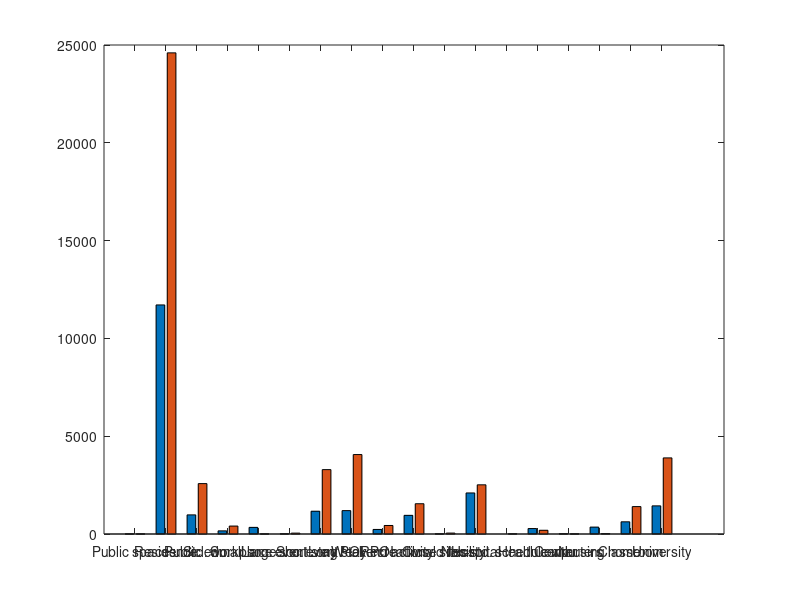

The MATLAB source for this figure: (Note: this script raises an error after producing the figure.)
close all;
%%Wave 1
%    'Age group distribution'

avg_age_1 = 1.0e+03 * [2.6926    2.4721    3.2874    3.6321    2.7835    3.0342    2.0692    1.1715    0.7583    0.0356];
std_age_1 = [217.7590  177.7702  222.3699  225.6579  196.8382  223.0577  160.7013   92.3441   48.4001    5.6241];

%    'Precondition distribution'

avg_precond_1=  1.0e+04 * [1.7633    0.1525    0.1497    0.0926    0.0356];
std_precond_1=  1.0e+03 * [1.2257    0.0959    0.1030    0.0858    0.0282];

%    'Infection locations'

avg_loc_1=  1.0e+04 * [ 0.0002    1.1711    0.0978    0.0161    0.0339    0.0008    0.1165    0.1196    0.0233    0.0954 0.0006    0.2099    0.0000    0.0279    0.0010    0.0353    0.0624    0.1439];

std_loc_1= [1.1929  846.2279   95.3936   19.5451   33.5131    8.2001   89.7438  114.5430   24.3828   98.4864 3.6916  127.1740    0.3038   36.6915    1.5317   39.2745   60.5881  140.7055];



%    'Ratio of infected agents in age groups'

avg_grp_1 = [0.1958    0.1250    0.1049    0.1256    0.1166    0.1224    0.0980    0.0882    0.0911    0.0983];
std_grp_1 = [   0.0158    0.0090    0.0071    0.0078    0.0082    0.0090    0.0076    0.0070    0.0058    0.0155];

    
%%Wave 2
%    'Age group distribution'

avg_age_2 =  1.0e+03 * [    5.8843    5.2675    7.2176    7.7090    6.8660    6.6975    2.9491    1.5195    0.9009    0.0380];
std_age_2 =    [319.0317  233.2683  378.6965  355.4831  367.6443  356.8081  235.1464  104.3527   69.3436    6.3365];

%    'Precondition distribution'
avg_precond_2 =   1.0e+04 * [    3.6882    0.2759    0.2761    0.1966    0.0681];
std_precond_2 =   1.0e+03 * [    1.8296    0.1727    0.1772    0.1301    0.0436];

%    'Infection locations'
avg_loc_2 =    1.0e+04 * [ 0.0003    2.4599    0.2577    0.0406    0.0003    0.0045    0.3292    0.4062    0.0436    0.1548 0.0047    0.2515    0.0007    0.0191    0.0004    0.0018    0.1402    0.3891];
std_loc_2 =   1.0e+03 * [    0.0019    1.3493    0.1682    0.0286    0.0025    0.0193    0.1877    0.2220    0.0381    0.1055   0.0194    0.0862    0.0040    0.0220    0.0013    0.0205    0.0733    0.3187];
	
%    'Ratio of infected agents in age groups'

avg_grp_2 = [0.4278    0.2664    0.2304    0.2666    0.2875    0.2702    0.1396    0.1144    0.1083    0.1048];
std_grp_2 = [0.0232    0.0118    0.0121    0.0123    0.0154    0.0144    0.0111    0.0079    0.0083    0.0175];

        figure; %4B
		scenarionames = {'First wave';'Second wave'};
        angle = 45;
		%avmat = [avg_loc_1./sum(avg_loc_1);avg_loc_2./sum(avg_loc_2)].*100;
		%sdmat = [std_loc_1./sum(avg_loc_1);std_loc_2./sum(avg_loc_2)].*100;
        avmat = [avg_loc_1;avg_loc_2];
		sdmat = [std_loc_1;std_loc_2];
		h = bar(avmat');
        xticks(1:size(avmat,2));
        xticklabels({'Public spaces','Residence','Public edu.','Std. workplace','Small soc. event','Large soc. event','Short stay POI','Long stay POI','Weekend activity','Recreational sites','Closed facility','Hospital','Non-std. schedule wp.','Health center','Commuters','Nursing home','Classroom','University'});
        set(h, {'DisplayName'}, scenarionames);
        hold on
        x_errorbar = zeros(1, numel(sdmat));
        for i = 1 : size(avmat,1)
            x_errorbar((i-1)*size(avmat,2)+1:i*size(avmat,2)) = h(i).XEndPoints;
        end
        h2 = errorbar(x_errorbar,reshape(avmat',1,numel(avmat)),reshape(sdmat',1,numel(sdmat)),'k','linestyle','none','HandleVisibility','off');
        hold off
        legend('Location','best')
        xtickangle(angle-15)
        ylabel('Number of infections')
        set(gca,'YScale','log')
        %ylim([0, 70]);
        title('Infections by location type')
        
        %fig4B categories
        oldgrp_avg = avmat;
        oldgrp_std = sdmat;
        figure
        newcats = {'Residence','Education','Workplace','Services','Social events','Healthcare','Elderly home'};
        newcat_grps = {[2,11],[3,17,18],[4,13],[7,8,9,10,1],[5,6],[12,14],[16]};
        avmat = zeros(length(scenarionames),size(newcats,2));
        sdmat = zeros(length(scenarionames),size(newcats,2));
        for i = 1:size(avmat,2)
            avmat(:,i) = sum(oldgrp_avg(:,newcat_grps{i}),2);
            sdmat(:,i) = sum(oldgrp_std(:,newcat_grps{i}),2);
        end
        h = bar(avmat');
        xticks(1:size(avmat,2));
        xticklabels(newcats);
        set(h, {'DisplayName'}, scenarionames);
        hold on
        x_errorbar = zeros(1, numel(sdmat));
        for i = 1 : size(avmat,1)
            x_errorbar((i-1)*size(avmat,2)+1:i*size(avmat,2)) = h(i).XEndPoints;
        end
        h2 = errorbar(x_errorbar,reshape(avmat',1,numel(avmat)),reshape(sdmat',1,numel(sdmat)),'k','linestyle','none','HandleVisibility','off');
        hold off
        legend('Location','best')
        xtickangle(angle-15)
        ylabel('Number of infections')
        set(gca,'YScale','log')
        %ylim([0, 70]);
        title('Infections by location type')
        
        

        figure;%4C
        avmat = [avg_grp_1;avg_grp_2]*100;%[avg_age_1./sum(avg_age_1);avg_age_2./sum(avg_age_2)].*100;
		sdmat = [std_grp_2;std_grp_2]*100;%[std_age_1./sum(avg_age_1);std_age_2./sum(avg_age_2)].*100;
        %avmat = [avg_age_1./sum(avg_age_1);avg_age_2./sum(avg_age_2)].*100;
		%sdmat = [std_age_1./sum(avg_age_1);std_age_2./sum(avg_age_2)].*100;
        h = bar(avmat');
        xticks(1:size(avmat,2));
        xticklabels({'0-9','10-19','20-29','30-39','40-49','50-59','60-69','70-79','80-89','90-99'});
        set(h, {'DisplayName'}, scenarionames);
        hold on
        x_errorbar = zeros(1, numel(sdmat));
        for i = 1 : size(avmat,1)
            x_errorbar((i-1)*size(avmat,2)+1:i*size(avmat,2)) = h(i).XEndPoints;
        end
        h2 = errorbar(x_errorbar,reshape(avmat',1,numel(avmat)),reshape(sdmat',1,numel(sdmat)),'k','linestyle','none','HandleVisibility','off');
        hold off
        legend('Location','best');
        xtickangle(angle)
        xlabel('Age intervals [years]');
        ylabel('Percentage of agents infected');
        title('Age group distribution');